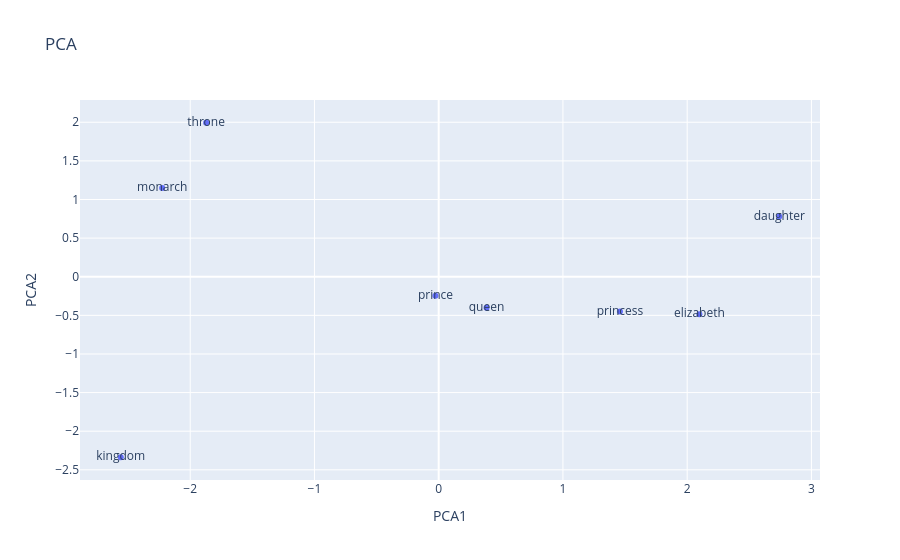
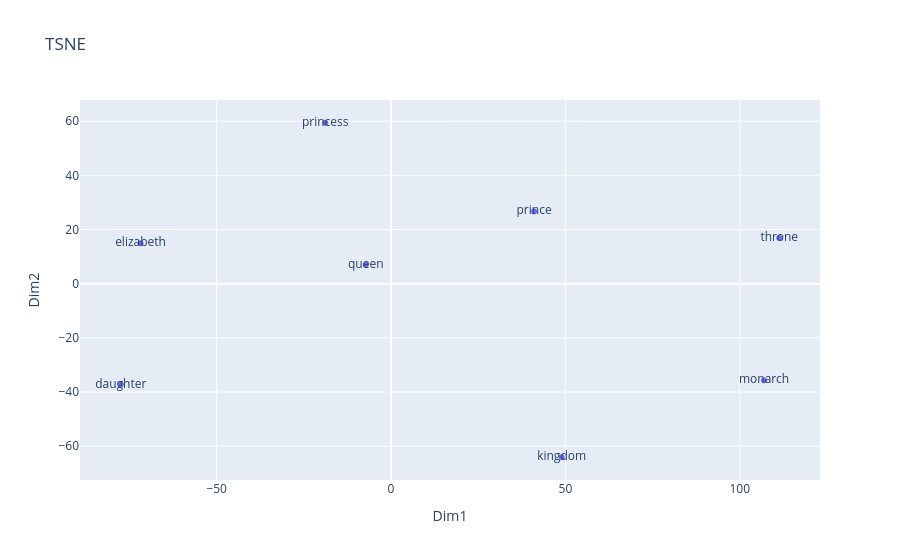

The notebook cell these images were saved under, in order:
### Code cell
go.Figure(go.Scatter(
    x=pca[:,0], y=pca[:,1],
    mode="markers+text",
    text=words
)).update_layout(title="PCA",xaxis_title='PCA1',yaxis_title="PCA2").show()
go.Figure(go.Scatter(
    x=tsne[:,0], y=tsne[:,1],
    mode="markers+text",
    text=words
)).update_layout(title='TSNE',xaxis_title='Dim1',yaxis_title='Dim2').show()

### Figure 1 — Plotly figure (JSON) as saved in the notebook; plotly's stock layout.template omitted (floating-point values rounded to 4 significant figures)
{"data": [{"mode": "markers+text", "text": ["queen", "throne", "prince", "daughter", "elizabeth", "princess", "kingdom", "monarch"], "type": "scatter", "x": [0.3849, -1.872, -0.02632, 2.741, 2.098, 1.459, -2.559, -2.226], "y": [-0.402, 1.994, -0.2463, 0.7795, -0.4868, -0.4507, -2.337, 1.15]}], "layout": {"title": {"text": "PCA"}, "xaxis": {"title": {"text": "PCA1"}}, "yaxis": {"title": {"text": "PCA2"}}}}

### Figure 2 — Plotly figure (JSON) as saved in the notebook; plotly's stock layout.template omitted (floating-point values rounded to 4 significant figures)
{"data": [{"mode": "markers+text", "text": ["queen", "throne", "prince", "daughter", "elizabeth", "princess", "kingdom", "monarch"], "type": "scatter", "x": [-7.251, 111.3, 41.02, -77.51, -71.84, -18.89, 48.94, 107.0], "y": [7.036, 16.86, 26.67, -37.25, 14.96, 59.43, -64.09, -35.66]}], "layout": {"title": {"text": "TSNE"}, "xaxis": {"title": {"text": "Dim1"}}, "yaxis": {"title": {"text": "Dim2"}}}}
